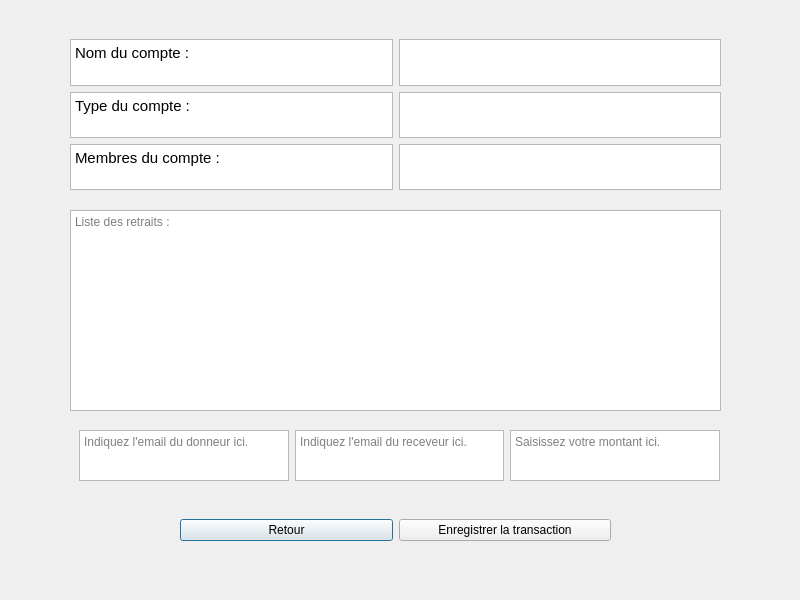
<?xml version="1.0" encoding="UTF-8"?>
<ui version="4.0">
 <class>DepensesPartagees</class>
 <widget class="QDialog" name="DepensesPartagees">
  <property name="geometry">
   <rect>
    <x>0</x>
    <y>0</y>
    <width>800</width>
    <height>600</height>
   </rect>
  </property>
  <property name="windowTitle">
   <string>Dialog</string>
  </property>
  <widget class="QWidget" name="horizontalLayoutWidget">
   <property name="geometry">
    <rect>
     <x>180</x>
     <y>490</y>
     <width>431</width>
     <height>80</height>
    </rect>
   </property>
   <layout class="QHBoxLayout" name="PPP">
    <item>
     <widget class="QPushButton" name="retour">
      <property name="text">
       <string>Retour</string>
      </property>
     </widget>
    </item>
    <item>
     <widget class="QPushButton" name="enregistrer">
      <property name="text">
       <string>Enregistrer la transaction</string>
      </property>
     </widget>
    </item>
   </layout>
  </widget>
  <widget class="QTextBrowser" name="Liste">
   <property name="geometry">
    <rect>
     <x>70</x>
     <y>210</y>
     <width>651</width>
     <height>201</height>
    </rect>
   </property>
   <property name="placeholderText">
    <string>Liste des retraits : </string>
   </property>
  </widget>
  <widget class="QWidget" name="verticalLayoutWidget">
   <property name="geometry">
    <rect>
     <x>70</x>
     <y>39</y>
     <width>651</width>
     <height>151</height>
    </rect>
   </property>
   <layout class="QVBoxLayout" name="Quatre">
    <item>
     <layout class="QHBoxLayout" name="horizontalLayout_7">
      <item>
       <widget class="QTextBrowser" name="textBrowser_2">
        <property name="html">
         <string>&lt;!DOCTYPE HTML PUBLIC &quot;-//W3C//DTD HTML 4.0//EN&quot; &quot;http://www.w3.org/TR/REC-html40/strict.dtd&quot;&gt;
&lt;html&gt;&lt;head&gt;&lt;meta name=&quot;qrichtext&quot; content=&quot;1&quot; /&gt;&lt;style type=&quot;text/css&quot;&gt;
p, li { white-space: pre-wrap; }
&lt;/style&gt;&lt;/head&gt;&lt;body style=&quot; font-family:'Ubuntu'; font-size:11pt; font-weight:400; font-style:normal;&quot;&gt;
&lt;p style=&quot; margin-top:0px; margin-bottom:0px; margin-left:0px; margin-right:0px; -qt-block-indent:0; text-indent:0px;&quot;&gt;Nom du compte :&lt;/p&gt;&lt;/body&gt;&lt;/html&gt;</string>
        </property>
        <property name="placeholderText">
         <string/>
        </property>
       </widget>
      </item>
      <item>
       <widget class="QTextBrowser" name="nomDuCompte"/>
      </item>
     </layout>
    </item>
    <item>
     <layout class="QHBoxLayout" name="horizontalLayout_8">
      <item>
       <widget class="QTextBrowser" name="textBrowser_3">
        <property name="html">
         <string>&lt;!DOCTYPE HTML PUBLIC &quot;-//W3C//DTD HTML 4.0//EN&quot; &quot;http://www.w3.org/TR/REC-html40/strict.dtd&quot;&gt;
&lt;html&gt;&lt;head&gt;&lt;meta name=&quot;qrichtext&quot; content=&quot;1&quot; /&gt;&lt;style type=&quot;text/css&quot;&gt;
p, li { white-space: pre-wrap; }
&lt;/style&gt;&lt;/head&gt;&lt;body style=&quot; font-family:'Ubuntu'; font-size:11pt; font-weight:400; font-style:normal;&quot;&gt;
&lt;p style=&quot; margin-top:0px; margin-bottom:0px; margin-left:0px; margin-right:0px; -qt-block-indent:0; text-indent:0px;&quot;&gt;Type du compte :&lt;/p&gt;&lt;/body&gt;&lt;/html&gt;</string>
        </property>
        <property name="placeholderText">
         <string/>
        </property>
       </widget>
      </item>
      <item>
       <widget class="QTextBrowser" name="typeDuCompte"/>
      </item>
     </layout>
    </item>
    <item>
     <layout class="QHBoxLayout" name="horizontalLayout_9">
      <item>
       <widget class="QTextBrowser" name="textBrowser_4">
        <property name="html">
         <string>&lt;!DOCTYPE HTML PUBLIC &quot;-//W3C//DTD HTML 4.0//EN&quot; &quot;http://www.w3.org/TR/REC-html40/strict.dtd&quot;&gt;
&lt;html&gt;&lt;head&gt;&lt;meta name=&quot;qrichtext&quot; content=&quot;1&quot; /&gt;&lt;style type=&quot;text/css&quot;&gt;
p, li { white-space: pre-wrap; }
&lt;/style&gt;&lt;/head&gt;&lt;body style=&quot; font-family:'Ubuntu'; font-size:11pt; font-weight:400; font-style:normal;&quot;&gt;
&lt;p style=&quot; margin-top:0px; margin-bottom:0px; margin-left:0px; margin-right:0px; -qt-block-indent:0; text-indent:0px;&quot;&gt;Membres du compte :&lt;/p&gt;&lt;/body&gt;&lt;/html&gt;</string>
        </property>
        <property name="placeholderText">
         <string/>
        </property>
       </widget>
      </item>
      <item>
       <widget class="QTextBrowser" name="membresDuCompte"/>
      </item>
     </layout>
    </item>
    <item>
     <layout class="QHBoxLayout" name="horizontalLayout_10"/>
    </item>
   </layout>
  </widget>
  <widget class="QWidget" name="horizontalLayoutWidget_2">
   <property name="geometry">
    <rect>
     <x>79</x>
     <y>430</y>
     <width>641</width>
     <height>51</height>
    </rect>
   </property>
   <layout class="QHBoxLayout" name="horizontalLayout">
    <item>
     <widget class="QTextEdit" name="donneur">
      <property name="placeholderText">
       <string>Indiquez l'email du donneur ici.</string>
      </property>
     </widget>
    </item>
    <item>
     <widget class="QTextEdit" name="receveur">
      <property name="placeholderText">
       <string>Indiquez l'email du receveur ici.</string>
      </property>
     </widget>
    </item>
    <item>
     <widget class="QTextEdit" name="montant">
      <property name="placeholderText">
       <string>Saisissez votre montant ici.</string>
      </property>
     </widget>
    </item>
   </layout>
  </widget>
 </widget>
 <resources/>
 <connections/>
</ui>
